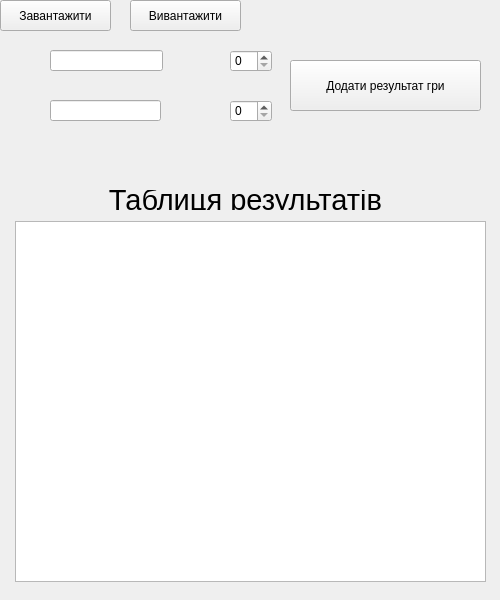
<?xml version="1.0" encoding="UTF-8"?>
<ui version="4.0">
 <class>Form</class>
 <widget class="QWidget" name="Form">
  <property name="geometry">
   <rect>
    <x>0</x>
    <y>0</y>
    <width>500</width>
    <height>600</height>
   </rect>
  </property>
  <property name="windowTitle">
   <string>Таблиця результатів</string>
  </property>
  <widget class="QLineEdit" name="lineEdit_1">
   <property name="geometry">
    <rect>
     <x>50</x>
     <y>50</y>
     <width>113</width>
     <height>21</height>
    </rect>
   </property>
  </widget>
  <widget class="QLineEdit" name="lineEdit_2">
   <property name="geometry">
    <rect>
     <x>50</x>
     <y>100</y>
     <width>111</width>
     <height>21</height>
    </rect>
   </property>
  </widget>
  <widget class="QSpinBox" name="spinBox_1">
   <property name="geometry">
    <rect>
     <x>230</x>
     <y>50</y>
     <width>42</width>
     <height>22</height>
    </rect>
   </property>
  </widget>
  <widget class="QSpinBox" name="spinBox_2">
   <property name="geometry">
    <rect>
     <x>230</x>
     <y>100</y>
     <width>42</width>
     <height>22</height>
    </rect>
   </property>
  </widget>
  <widget class="QPushButton" name="calcButton">
   <property name="geometry">
    <rect>
     <x>290</x>
     <y>60</y>
     <width>191</width>
     <height>51</height>
    </rect>
   </property>
   <property name="text">
    <string>Додати результат гри</string>
   </property>
  </widget>
  <widget class="QLabel" name="label">
   <property name="geometry">
    <rect>
     <x>0</x>
     <y>190</y>
     <width>491</width>
     <height>20</height>
    </rect>
   </property>
   <property name="font">
    <font>
     <pointsize>22</pointsize>
    </font>
   </property>
   <property name="text">
    <string>Таблиця результатів</string>
   </property>
   <property name="alignment">
    <set>Qt::AlignCenter</set>
   </property>
  </widget>
  <widget class="QTableWidget" name="tableWidget">
   <property name="geometry">
    <rect>
     <x>15</x>
     <y>221</y>
     <width>471</width>
     <height>361</height>
    </rect>
   </property>
  </widget>
  <widget class="QPushButton" name="loadButton">
   <property name="geometry">
    <rect>
     <x>0</x>
     <y>0</y>
     <width>111</width>
     <height>31</height>
    </rect>
   </property>
   <property name="text">
    <string>Завантажити</string>
   </property>
  </widget>
  <widget class="QPushButton" name="uploadButton">
   <property name="geometry">
    <rect>
     <x>130</x>
     <y>0</y>
     <width>111</width>
     <height>31</height>
    </rect>
   </property>
   <property name="text">
    <string>Вивантажити</string>
   </property>
  </widget>
 </widget>
 <resources/>
 <connections>
  <connection>
   <sender>calcButton</sender>
   <signal>clicked()</signal>
   <receiver>Form</receiver>
   <slot>calc()</slot>
   <hints>
    <hint type="sourcelabel">
     <x>357</x>
     <y>102</y>
    </hint>
    <hint type="destinationlabel">
     <x>361</x>
     <y>130</y>
    </hint>
   </hints>
  </connection>
  <connection>
   <sender>loadButton</sender>
   <signal>clicked()</signal>
   <receiver>Form</receiver>
   <slot>load()</slot>
   <hints>
    <hint type="sourcelabel">
     <x>8</x>
     <y>26</y>
    </hint>
    <hint type="destinationlabel">
     <x>11</x>
     <y>35</y>
    </hint>
   </hints>
  </connection>
  <connection>
   <sender>uploadButton</sender>
   <signal>clicked()</signal>
   <receiver>Form</receiver>
   <slot>upload()</slot>
   <hints>
    <hint type="sourcelabel">
     <x>202</x>
     <y>16</y>
    </hint>
    <hint type="destinationlabel">
     <x>202</x>
     <y>38</y>
    </hint>
   </hints>
  </connection>
 </connections>
 <slots>
  <slot>calc()</slot>
  <slot>load()</slot>
  <slot>upload()</slot>
 </slots>
</ui>
